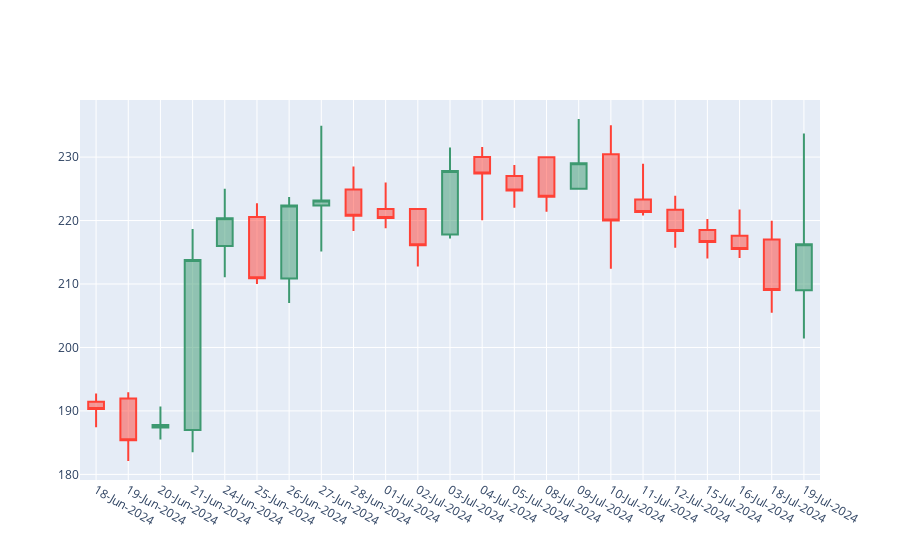
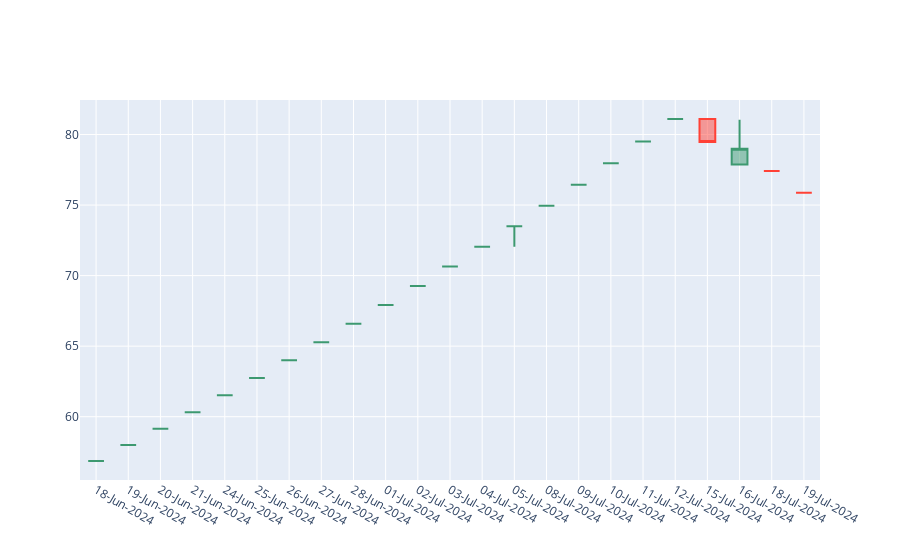
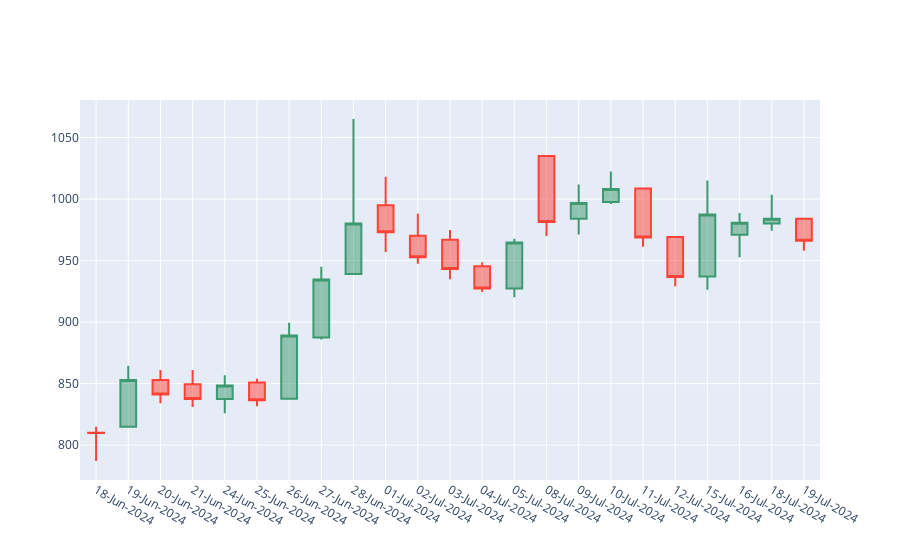
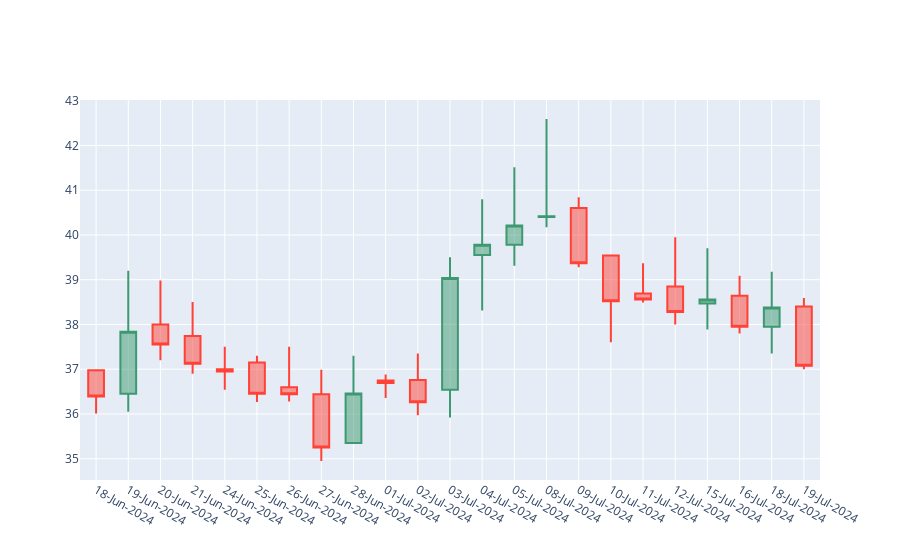

The notebook cell saved with these charts, in order:
### Code cell
import plotly.graph_objects as go

from datetime import datetime

for symbol in symbol_list:
    data_to_plot = master_data[master_data['Symbol']==symbol]
    print(symbol)
    fig = go.Figure(data=[go.Candlestick(x=data_to_plot['Date'],
                    open=data_to_plot['OpenPrice'],
                    high=data_to_plot['HighPrice'],
                    low=data_to_plot['LowPrice'],
                    close=data_to_plot['ClosePrice'])])
    fig.update_layout(xaxis_rangeslider_visible=False)
    fig.show()
